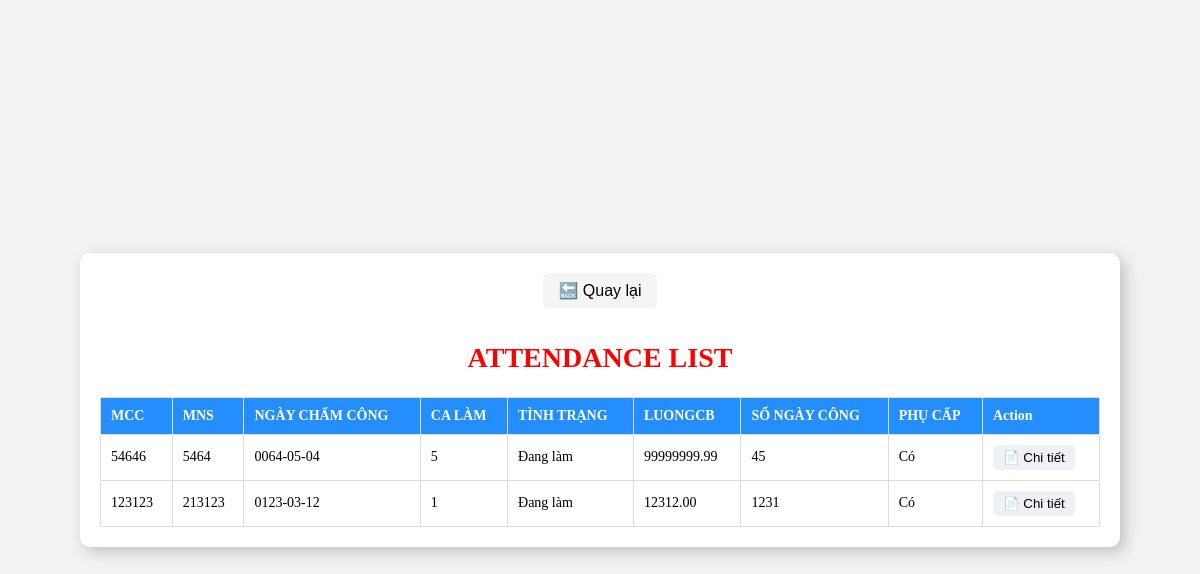
The page /view_ctccvlt.php on the database its author committed.
### tables this page shows
CREATE TABLE `cham_cong` (
  `id` int(6) UNSIGNED NOT NULL,
  `mcc` varchar(30) NOT NULL,
  `mns` varchar(30) NOT NULL,
  `ngay_cham` date NOT NULL,
  `ca_lam` int(11) NOT NULL,
  `tinh_trang` varchar(50) NOT NULL,
  `luong_cb` decimal(10,2) NOT NULL,
  `so_ngay_cong` int(11) NOT NULL,
  `phu_cap` varchar(10) NOT NULL
);

### view_ctccvlt.php (the view, shortened to what this page needs)
<?php
include('config.php');
$sql_select = "SELECT * FROM cham_cong";
$result = $conn->query($sql_select);
?>
<!DOCTYPE html>
<html lang="vi">
<head>
</head>
<body>
    <div class="container">
        <button onclick="goBack()" class="back-btn">🔙 Quay lại</button>
        <h2>ATTENDANCE LIST</h2>
        <table>
            <thead>
                <tr>
                    <th>MCC</th>
                    <th>MNS</th>
                    <th>NGÀY CHẤM CÔNG</th>
                    <th>CA LÀM</th>
                    <th>TÌNH TRẠNG</th>
                    <th>LUONGCB</th>
                    <th>SỐ NGÀY CÔNG</th>
                    <th>PHỤ CẤP</th>
                    <th>Action</th>
                </tr>
            </thead>
            <tbody>
                <?php
                if ($result && $result->num_rows > 0) {
                    while ($row = $result->fetch_assoc()) {
                        $rowId = $row['mcc'];
                        echo "<tr>
                                <td>{$row['mcc']}</td>
                                <td>{$row['mns']}</td>
                                <td>{$row['ngay_cham']}</td>
                                <td>{$row['ca_lam']}</td>
                                <td>{$row['tinh_trang']}</td>
                                <td>{$row['luong_cb']}</td>
                                <td>{$row['so_ngay_cong']}</td>
                                <td>{$row['phu_cap']}</td>
                                <td>
                                    <button class='toggle-btn' onclick='toggleDetails(\"details-{$rowId}\")'>📄 Chi tiết</button>
                                </td>
                            </tr>";
                    }
                } else {
                    echo "<tr><td colspan='9'>No records found</td></tr>";
                }
                ?>
            </tbody>
        </table>
    </div>
</body>
</html>

### view_ctccvlt.php (style rules this page uses)
body { font-family: "Times New Roman", sans-serif; background-color: #f2f2f2; display: flex; justify-content: center; align-items: center; height: 100vh; margin: 0; }
.container { width: 1000px; padding: 20px; background-color: white; border-radius: 10px; box-shadow: 5px 5px 15px rgba(0, 0, 0, 0.2); text-align: center; }
h2 { color: red; font-size: 28px; text-align: center; }
table { width: 100%; border-collapse: collapse; margin-top: 10px; }
th, td { border: 1px solid #ddd; padding: 10px; text-align: left; font-size: 14px; }
th { background-color: #258eff; color: white; }
.toggle-btn { background-color: rgb(239, 241, 244); color: black; padding: 5px 10px; border: none; border-radius: 5px; }
.back-btn { background-color:rgb(247, 244, 244); color: black; border: none; padding: 8px 15px; font-size: 16px; cursor: pointer; border-radius: 5px; margin-bottom: 10px; }

### rows shown on the page
cham_cong: mcc "54646", mns "5464", ngay_cham "0064-05-04", ca_lam "5", tinh_trang "Đang làm", luong_cb "99999999.99", so_ngay_cong "45", phu_cap "Có"
cham_cong: mcc "123123", mns "213123", ngay_cham "0123-03-12", ca_lam "1", tinh_trang "Đang làm", luong_cb "12312.00", so_ngay_cong "1231", phu_cap "Có"
